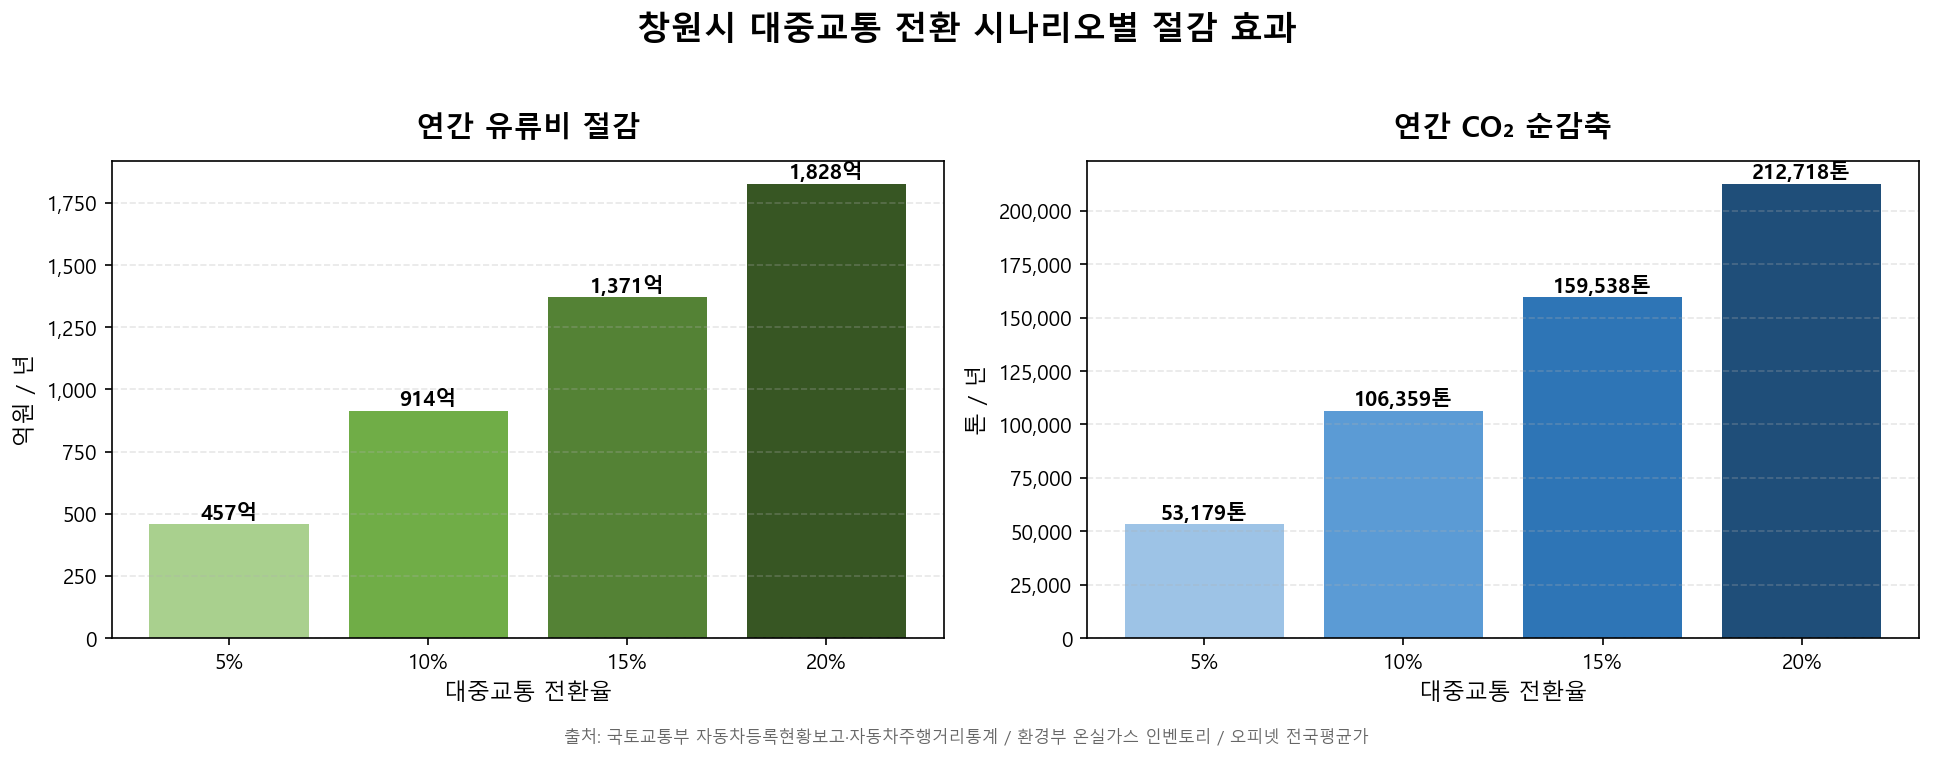

Write the Python code that produced this figure.
"""대중교통 전환율 시나리오별 유류비·CO₂ 절감 효과 분석.

자가용 통행의 5/10/15/20% 가 시내버스로 전환됐을 때
창원시가 얻는 연간 유류비 절감액과 온실가스 감축량을 시뮬레이션.

산출:
  - analysis/yeongjin_chart/conversion_savings.xlsx
      · 시트 1 '가정·출처' : 입력 계수와 인용 출처
      · 시트 2 '시나리오 결과' : 4개 시나리오 × 7개 지표
      · 시트 3 '차트' : 막대그래프 (연간 유류비 절감 + CO₂ 절감)
  - analysis/yeongjin_chart/conversion_savings.png
      · 보고서 삽입용 이미지 (matplotlib)
"""
from __future__ import annotations

import io
import sys
from pathlib import Path

import matplotlib.pyplot as plt
import matplotlib.ticker as mtick
import openpyxl
from openpyxl.chart import BarChart, Reference
from openpyxl.chart.label import DataLabelList
from openpyxl.styles import Alignment, Font, PatternFill
from openpyxl.utils import get_column_letter

sys.stdout = io.TextIOWrapper(sys.stdout.buffer, encoding="utf-8")

PROJECT_ROOT = Path(__file__).resolve().parents[2]
OUT_DIR = PROJECT_ROOT / "analysis" / "yeongjin_chart"
OUT_XLSX = OUT_DIR / "conversion_savings.xlsx"
OUT_PNG = OUT_DIR / "conversion_savings.png"


# ──────────────────────────────────────────────────────────────────────
# 1. 가정·계수 (전부 공공통계 인용)
# ──────────────────────────────────────────────────────────────────────
ASSUMPTIONS = [
    # (항목, 값, 단위, 출처)
    ("창원시 자동차 등록대수",       697_261,  "대",
     "KOSIS DT_1YL20731 (국토교통부 자동차등록현황보고, 2025)"),
    ("승용차 비중",                  0.80,    "비율",
     "국토교통부 자동차등록통계 — 전국 승용차 비중 약 80%"),
    ("자가용 승용차 (계산)",        557_809,  "대",
     "= 등록대수 × 승용차 비중"),
    ("1대당 일평균 주행거리",        33.0,    "km/일",
     "국토교통부 「2023 자동차 주행거리 통계」 비사업용 승용 평균 12,045 km/년"),
    ("평균 연비",                    12.5,    "km/L",
     "에너지관리공단 자동차 평균 연비 (휘발유 승용차)"),
    ("휘발유 단가",                  1_700,   "원/L",
     "오피넷(opinet.co.kr) 전국 평균가 (2026.05 기준)"),
    ("휘발유 CO₂ 배출계수",          2.31,    "kgCO₂/L",
     "환경부 국가 온실가스 인벤토리 — 휘발유 연소 계수"),
    ("시내버스 CO₂ 배출계수",        0.0265,  "kgCO₂/인·km",
     "환경부 교통수단별 온실가스 배출량 — 시내버스 인km당 평균"),
    ("연간 일수",                    365,     "일",
     "—"),
]

SCENARIOS = [0.05, 0.10, 0.15, 0.20]   # 5%, 10%, 15%, 20%

# 추출
CARS_TOTAL = 697_261
PASSENGER_RATIO = 0.80
CARS = round(CARS_TOTAL * PASSENGER_RATIO)             # 자가용 승용차
DAILY_KM_PER_CAR = 33.0
FUEL_EFF = 12.5
FUEL_PRICE = 1_700
GASOLINE_CO2 = 2.31
BUS_CO2 = 0.0265
DAYS = 365


# ──────────────────────────────────────────────────────────────────────
# 2. 시나리오 계산
# ──────────────────────────────────────────────────────────────────────
def compute_scenario(rate: float) -> dict:
    """전환율 → 절감 지표."""
    total_daily_km = CARS * DAILY_KM_PER_CAR              # 창원 자가용 일평균 총 통행거리(km)
    saved_km_daily = total_daily_km * rate                # 자가용에서 줄어든 km
    saved_l_daily = saved_km_daily / FUEL_EFF             # 절감 휘발유(L)
    saved_won_daily = saved_l_daily * FUEL_PRICE          # 절감 유류비(원)

    co2_car_per_km = GASOLINE_CO2 / FUEL_EFF              # 자가용 kgCO₂/km
    co2_saved_daily_kg = saved_km_daily * (co2_car_per_km - BUS_CO2)

    return {
        "rate_pct":           rate * 100,
        "saved_km_year":      saved_km_daily * DAYS,
        "saved_l_year":       saved_l_daily * DAYS,
        "saved_won_year":     saved_won_daily * DAYS,
        "saved_eok_year":     saved_won_daily * DAYS / 1e8,   # 억원
        "co2_saved_ton_year": co2_saved_daily_kg * DAYS / 1000,  # 톤
        "total_daily_km":     total_daily_km,
    }


# ──────────────────────────────────────────────────────────────────────
# 3. Excel 생성
# ──────────────────────────────────────────────────────────────────────
HEADER_FILL = PatternFill("solid", fgColor="305496")
HEADER_FONT = Font(bold=True, color="FFFFFF", size=11)
HIGHLIGHT_FILL = PatternFill("solid", fgColor="FFF2CC")
TITLE_FONT = Font(bold=True, size=14, color="1F3864")


def build_assumptions_sheet(ws):
    ws.title = "가정·출처"
    ws["A1"] = "차트 입력 가정 및 공공통계 출처"
    ws["A1"].font = TITLE_FONT
    ws.merge_cells("A1:D1")

    headers = ["항목", "값", "단위", "출처"]
    for c, h in enumerate(headers, 1):
        cell = ws.cell(row=3, column=c, value=h)
        cell.fill = HEADER_FILL
        cell.font = HEADER_FONT
        cell.alignment = Alignment(horizontal="center")

    for i, (label, val, unit, src) in enumerate(ASSUMPTIONS, start=4):
        ws.cell(row=i, column=1, value=label)
        ws.cell(row=i, column=2, value=val)
        ws.cell(row=i, column=3, value=unit)
        ws.cell(row=i, column=4, value=src)

    widths = [28, 14, 12, 70]
    for c, w in enumerate(widths, 1):
        ws.column_dimensions[get_column_letter(c)].width = w


def build_results_sheet(ws, scenarios: list[dict]):
    ws.title = "시나리오 결과"
    ws["A1"] = "대중교통 전환율별 연간 절감 효과"
    ws["A1"].font = TITLE_FONT
    ws.merge_cells("A1:G1")

    headers = [
        "전환율 (%)",
        "자가용 절감 통행 (km/년)",
        "휘발유 절감 (L/년)",
        "유류비 절감 (원/년)",
        "유류비 절감 (억원/년)",
        "CO₂ 순감축 (톤/년)",
        "산정식 비고",
    ]
    for c, h in enumerate(headers, 1):
        cell = ws.cell(row=3, column=c, value=h)
        cell.fill = HEADER_FILL
        cell.font = HEADER_FONT
        cell.alignment = Alignment(horizontal="center", wrap_text=True)
    ws.row_dimensions[3].height = 32

    notes = [
        "자가용 → 시내버스 전환 5%",
        "자가용 → 시내버스 전환 10%",
        "자가용 → 시내버스 전환 15%",
        "자가용 → 시내버스 전환 20%",
    ]
    for i, (s, note) in enumerate(zip(scenarios, notes), start=4):
        ws.cell(row=i, column=1, value=s["rate_pct"]).number_format = "0.0\"%\""
        ws.cell(row=i, column=2, value=s["saved_km_year"]).number_format = "#,##0"
        ws.cell(row=i, column=3, value=s["saved_l_year"]).number_format = "#,##0"
        ws.cell(row=i, column=4, value=s["saved_won_year"]).number_format = "#,##0"
        ws.cell(row=i, column=5, value=s["saved_eok_year"]).number_format = "#,##0.0"
        ws.cell(row=i, column=6, value=s["co2_saved_ton_year"]).number_format = "#,##0"
        ws.cell(row=i, column=7, value=note)

    # 핵심 컬럼 강조 (유류비·CO₂)
    for r in range(4, 4 + len(scenarios)):
        ws.cell(row=r, column=5).fill = HIGHLIGHT_FILL
        ws.cell(row=r, column=6).fill = HIGHLIGHT_FILL

    widths = [13, 24, 18, 22, 22, 20, 28]
    for c, w in enumerate(widths, 1):
        ws.column_dimensions[get_column_letter(c)].width = w

    ws["A10"] = "산식"
    ws["A10"].font = Font(bold=True, color="1F3864")
    ws["A11"] = "자가용 절감 통행 = 자가용 등록대수 × 1대 일평균 주행 × 전환율 × 365"
    ws["A12"] = "휘발유 절감 = 자가용 절감 통행 ÷ 평균 연비(12.5 km/L)"
    ws["A13"] = "유류비 절감 = 휘발유 절감 × 휘발유 단가(1,700 원/L)"
    ws["A14"] = "CO₂ 순감축 = 자가용 절감 통행 × (휘발유 CO₂/연비 − 시내버스 CO₂)"


def build_chart_sheet(ws, scenarios: list[dict], src_ws_title: str):
    ws.title = "차트"
    ws["A1"] = "전환율 시나리오별 절감 효과"
    ws["A1"].font = TITLE_FONT
    ws.merge_cells("A1:D1")

    # 차트용 미니 데이터 테이블
    ws["A3"] = "전환율"
    ws["B3"] = "유류비 절감 (억원/년)"
    ws["C3"] = "CO₂ 순감축 (톤/년)"
    for cell in (ws["A3"], ws["B3"], ws["C3"]):
        cell.fill = HEADER_FILL
        cell.font = HEADER_FONT
        cell.alignment = Alignment(horizontal="center")

    for i, s in enumerate(scenarios, start=4):
        ws.cell(row=i, column=1, value=f"{s['rate_pct']:.0f}%")
        ws.cell(row=i, column=2, value=round(s["saved_eok_year"], 1))
        ws.cell(row=i, column=3, value=round(s["co2_saved_ton_year"], 0))

    # 유류비 차트
    chart_fuel = BarChart()
    chart_fuel.type = "col"
    chart_fuel.style = 11
    chart_fuel.title = "연간 유류비 절감 (억원)"
    chart_fuel.y_axis.title = "억원/년"
    chart_fuel.x_axis.title = "대중교통 전환율"
    data = Reference(ws, min_col=2, min_row=3, max_row=3 + len(scenarios), max_col=2)
    cats = Reference(ws, min_col=1, min_row=4, max_row=3 + len(scenarios))
    chart_fuel.add_data(data, titles_from_data=True)
    chart_fuel.set_categories(cats)
    chart_fuel.dLbls = DataLabelList(showVal=True)
    chart_fuel.height = 10
    chart_fuel.width = 18
    ws.add_chart(chart_fuel, "E3")

    # CO₂ 차트
    chart_co2 = BarChart()
    chart_co2.type = "col"
    chart_co2.style = 12
    chart_co2.title = "연간 CO₂ 순감축 (톤)"
    chart_co2.y_axis.title = "톤/년"
    chart_co2.x_axis.title = "대중교통 전환율"
    data2 = Reference(ws, min_col=3, min_row=3, max_row=3 + len(scenarios), max_col=3)
    chart_co2.add_data(data2, titles_from_data=True)
    chart_co2.set_categories(cats)
    chart_co2.dLbls = DataLabelList(showVal=True)
    chart_co2.height = 10
    chart_co2.width = 18
    ws.add_chart(chart_co2, "E23")

    widths = [12, 24, 22]
    for c, w in enumerate(widths, 1):
        ws.column_dimensions[get_column_letter(c)].width = w


def build_excel(scenarios: list[dict]) -> None:
    wb = openpyxl.Workbook()
    ws_assume = wb.active
    build_assumptions_sheet(ws_assume)
    ws_result = wb.create_sheet()
    build_results_sheet(ws_result, scenarios)
    ws_chart = wb.create_sheet()
    build_chart_sheet(ws_chart, scenarios, ws_result.title)

    OUT_XLSX.parent.mkdir(parents=True, exist_ok=True)
    wb.save(OUT_XLSX)


# ──────────────────────────────────────────────────────────────────────
# 4. PNG (보고서 삽입용)
# ──────────────────────────────────────────────────────────────────────
def build_png(scenarios: list[dict]) -> None:
    # 한글 폰트 — 윈도우 맑은고딕
    plt.rcParams["font.family"] = "Malgun Gothic"
    plt.rcParams["axes.unicode_minus"] = False

    fig, (ax1, ax2) = plt.subplots(1, 2, figsize=(13, 5))

    labels = [f"{s['rate_pct']:.0f}%" for s in scenarios]
    fuel_eok = [s["saved_eok_year"] for s in scenarios]
    co2_ton = [s["co2_saved_ton_year"] for s in scenarios]

    bars1 = ax1.bar(labels, fuel_eok,
                    color=["#A9D08E", "#70AD47", "#548235", "#375623"])
    ax1.set_title("연간 유류비 절감", fontsize=14, fontweight="bold", pad=12)
    ax1.set_xlabel("대중교통 전환율", fontsize=11)
    ax1.set_ylabel("억원 / 년", fontsize=11)
    ax1.yaxis.set_major_formatter(mtick.FuncFormatter(lambda x, _: f"{x:,.0f}"))
    ax1.grid(axis="y", alpha=0.3, linestyle="--")
    for b, v in zip(bars1, fuel_eok):
        ax1.text(b.get_x() + b.get_width() / 2, v, f"{v:,.0f}억",
                 ha="center", va="bottom", fontsize=10, fontweight="bold")

    bars2 = ax2.bar(labels, co2_ton,
                    color=["#9DC3E6", "#5B9BD5", "#2E75B6", "#1F4E79"])
    ax2.set_title("연간 CO₂ 순감축", fontsize=14, fontweight="bold", pad=12)
    ax2.set_xlabel("대중교통 전환율", fontsize=11)
    ax2.set_ylabel("톤 / 년", fontsize=11)
    ax2.yaxis.set_major_formatter(mtick.FuncFormatter(lambda x, _: f"{x:,.0f}"))
    ax2.grid(axis="y", alpha=0.3, linestyle="--")
    for b, v in zip(bars2, co2_ton):
        ax2.text(b.get_x() + b.get_width() / 2, v, f"{v:,.0f}톤",
                 ha="center", va="bottom", fontsize=10, fontweight="bold")

    fig.suptitle("창원시 대중교통 전환 시나리오별 절감 효과",
                 fontsize=16, fontweight="bold")
    fig.text(0.5, 0.01,
             "출처: 국토교통부 자동차등록현황보고·자동차주행거리통계 / 환경부 온실가스 인벤토리 / 오피넷 전국평균가",
             ha="center", fontsize=8, color="#666")
    plt.tight_layout(rect=[0, 0.03, 1, 0.95])
    plt.savefig(OUT_PNG, dpi=150, bbox_inches="tight")
    plt.close()


# ──────────────────────────────────────────────────────────────────────
# 5. main
# ──────────────────────────────────────────────────────────────────────
def main() -> int:
    print("[1] 시나리오 계산 (5/10/15/20%)")
    scenarios = [compute_scenario(r) for r in SCENARIOS]
    print(f"    창원 자가용 승용 {CARS:,} 대 × {DAILY_KM_PER_CAR} km/일 "
          f"= {scenarios[0]['total_daily_km']:,.0f} km/일 (총 자가용 통행)")

    print("\n[2] 결과 요약")
    print(f"    {'전환율':>6}  {'유류비 절감':>16}  {'CO₂ 순감축':>14}")
    print("    " + "-" * 44)
    for s in scenarios:
        print(f"    {s['rate_pct']:>5.0f}%  "
              f"{s['saved_eok_year']:>12,.1f} 억원  "
              f"{s['co2_saved_ton_year']:>10,.0f} 톤")

    print(f"\n[3] Excel 생성: {OUT_XLSX.relative_to(PROJECT_ROOT)}")
    build_excel(scenarios)
    print(f"    크기: {OUT_XLSX.stat().st_size / 1024:.1f} KB")

    print(f"\n[4] PNG 생성: {OUT_PNG.relative_to(PROJECT_ROOT)}")
    build_png(scenarios)
    print(f"    크기: {OUT_PNG.stat().st_size / 1024:.1f} KB")

    return 0


if __name__ == "__main__":
    sys.exit(main())
